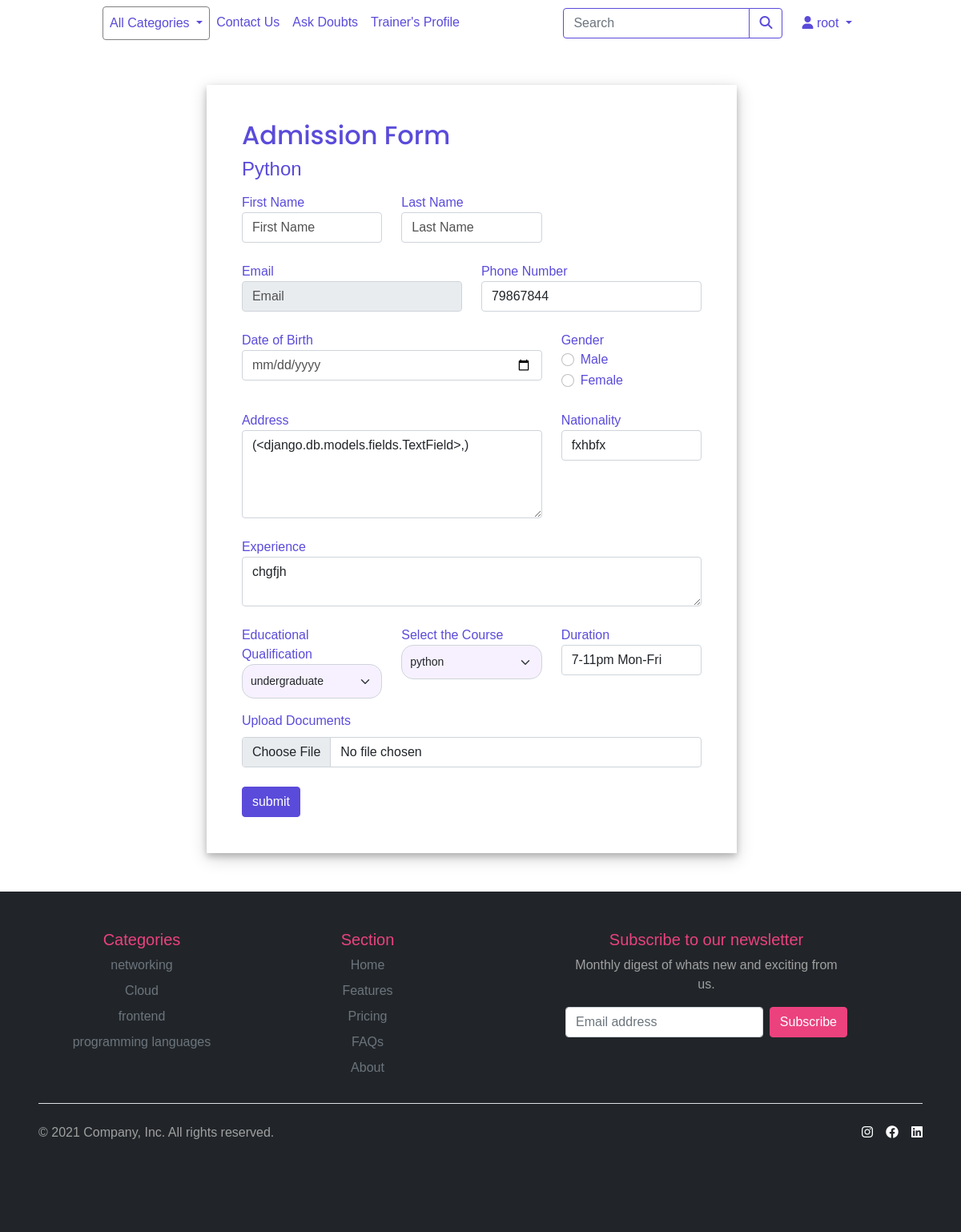
The app's page /enrollmentform/1 (signed in) with its own data.
### eduapp/models.py (models this page shows, shortened)
class CourseDetail(models.Model):
    product=models.OneToOneField(Course,on_delete=models.CASCADE)
    description=RichTextField()
    duration=models.ForeignKey(Duration,null=True,on_delete=models.DO_NOTHING)
    startdate=models.DateField()
    requirements=RichTextField(default="")
    topics=RichTextField(default="")
    lecture=models.CharField(max_length=255)
    assignment=models.CharField(max_length=50,choices=boolchoices)
    test=models.CharField(max_length=50,choices=boolchoices)

class Course(models.Model):
    name=models.CharField(max_length=100)
    category=models.ForeignKey(Category,on_delete=models.CASCADE)
    price=models.IntegerField(null=True,default=0)
    image=models.ImageField(upload_to='eduapp/images/product')
    slug=models.SlugField(max_length=255,unique=True)
    author=models.ForeignKey(Trainer,on_delete=models.CASCADE,null=True)
    discount=models.IntegerField(null=True)
    created_at=models.DateField(auto_now_add=True,null=True)
    level=models.ForeignKey(Level,on_delete=models.CASCADE,null=True)
    class Meta:
        verbose_name_plural='Courses'
    def __str__(self):
        return self.name

class UserProfile(models.Model):
    user = models.OneToOneField(User, on_delete=models.CASCADE)
    documents = models.FileField(upload_to="student/documents/")
    educational_qualification = models.CharField(max_length=100)
    experience = models.TextField()
    GENDER_CHOICES = [
        ('male', 'Male'),
        ('female', 'Female'),
        ('other', 'Other')
    ]
    gender = models.CharField(max_length=10, choices=GENDER_CHOICES)
    date_of_birth = models.DateField(null=True, blank=True)
    phone_number = models.CharField(max_length=20)
    nationality = models.CharField(max_length=100)
    address=models.TextField(default=""),

class Duration(models.Model):
    duration=models.TextField()
    def __str__(self):
        return self.duration

class Category(models.Model):
    name=models.CharField(max_length=100)
    image=models.ImageField(upload_to='eduapp/images/category')
    slug=models.SlugField(max_length=255,unique=True)
    class Meta:
        verbose_name_plural='categories'
    def get_absolute_url(self):
        return reverse('course_view',args=[self.slug])

### eduapp/views.py (the view, shortened to what this page needs)
# urls.py: path("enrollmentform/<int:id>",views.enrollmentForm,name="enrollmentForm"),
def enrollmentForm(request,id):
    quali=["SSC","HSC","undergraduate","Graduate","Postgraduate"]
    if request.user.is_authenticated:
        if id:
            product_detail=CourseDetail.objects.get(id=id)
            product_details=product_detail
        userinfo=UserProfile.objects.get(user=request.user)
        return render(request,"forms/admission.html",{'product_detail':product_details,'quali':quali,"userinfo":userinfo})
    else:
        messages.success(request,("Required to Login"))
        return redirect("login")

### eduapp/views.py (called while the page is built)
def categories(request):
    return{
        'categories':Category.objects.all()
    }

def products(request):
    return{
        'products':Course.objects.all()
    }

### eduapp/templates/forms/admission.html (shortened to what this page needs)
{% extends 'base.html' %}
{%block content %}
{% load static %}
<section id="enrollform">
    <div class="login-card m-20 text-start">
        <h2>Admission Form</h2>
        <form method="POST" enctype="multipart/form-data">
            <h4 class="text-capitalize cl-blue">{{product_detail.product}}</h4>
            <div class="row">
                <div class="col-lg-4">
                    <label for="" class="mt-2">First Name</label>
                    <input type="text" name="f-name" placeholder="First Name" class="form-control" value="{{request.user.first_name}}">
                </div>
                <div class="col-lg-4">
                    <label for="" class="mt-2">Last Name</label>
                    <input type="text" name="l-name" placeholder="Last Name" class="form-control" value="{{request.user.last_name}}">
                </div>
            </div>
            <div class="row mt-3">
                <div class="col-lg-6">
                    <label for="" class="mt-2">Email</label>
                    <input type="email" name="email" placeholder="Email" class="form-control" value="{{request.user.email}}" readonly>
                </div>
                <div class="col-lg-6">
                    <label for="" class="mt-2">Phone Number</label>
                    <input type="text" name="phone" placeholder="Phone Number" class="form-control"  value="{%if userinfo%}{{userinfo.phone_number}}{%endif%}">
                </div>
            </div>
            <div class="row mt-3">
                <div class="col-lg-8">
                    <label for="" class="mt-2">Date of Birth</label>
                    <input type="date" name="dob" placeholder="Date of Birth" class="form-control">
                </div>
                <div class="col-lg-4">
                    <label for="gender" class="mt-2">Gender</label>
                    <div class="form-check">
                        <input class="form-check-input" type="radio" name="gender" id="male" value="male">
                        <label class="form-check-label" for="flexRadioDefault1">
                            Male
                        </label>
                    </div>
                    <div class="form-check">
                        <input class="form-check-input" type="radio" name="gender" id="female" value="female">
                        <label class="form-check-label" for="flexRadioDefault2">
                            Female
                        </label>
                    </div>
                </div>
            </div>
            <div class="row mt-3">
                <div class="col-lg-8">
                    <label for="" class="mt-2">Address</label>
                    <textarea type="text" name="address" placeholder="Address" class="form-control" rows="4">{%if userinfo%}{{userinfo.address}}{%endif%}</textarea>
                </div>
                <div class="col-lg-4">
                    <label for="" class="mt-2">Nationality</label>
                    <input type="text" name="nationality" placeholder="Nationality" class="form-control" value="{%if userinfo%}{{userinfo.nationality}}{%endif%}">
                </div>
            </div>
            <div class="mt-3">
                <label for="exp" class="mt-2">Experience</label>
                <textarea type="text" name="exp" placeholder="Experience" class="form-control">{%if userinfo%}{{userinfo.experience}}{%endif%}</textarea>
            </div>
            <div class="row mt-3">
                <div class="col-lg-4">
                    <label for="qauli" class="mt-2">Educational Qualification</label>
                    <select name="qauli" id="qauli" class="form-select form-select-sm">
                        <option value="{%if userinfo%}{{userinfo.educational_qualification}}{%endif%}" class="dropdown-item">{%if userinfo%}{{userinfo.educational_qualification}}{%endif%}</option>
                    </select>
                </div>
                <div class="col-lg-4">
                    <label for="course" class="mt-2">Select the Course</label>
                    <select name="course" id="course" class="form-select form-select-sm">
                        {% for product in products %}
                        <option value="{{product}}" class="dropdown-item">{{product}}</option>
                        {% endfor %}
                    </select>
                </div>
                <div class="col-lg-4">
                    <label for="duration" class="mt-2">Duration</label>
                    <input type="text" name="duration" placeholder="Duration" class="form-control" value="{{product_detail.duration}}">
                </div>
            </div>
            <div >
                <div class="mt-3">
                    <label for="documents" class="form-label">Upload Documents</label>
                    <input class="form-control" type="file" id="documents" value="{%if userinfo.documents%}{{userinfo.documents}}{%endif%}">
                </div>
            </div>
            <input type="submit" value="submit" class="btn btn-custom-dark mt-4">
        </form>
    </div>
</section>
{% endblock %}

### eduapp/templates/base.html (shortened to what this page needs)
<!DOCTYPE html>
<html lang="en">
<head>
<link rel="stylesheet" href="https://cdnjs.cloudflare.com/ajax/libs/font-awesome/6.4.0/css/all.min.css" />
  <link href="https://cdn.jsdelivr.net/npm/bootstrap@5.0.2/dist/css/bootstrap.min.css" rel="stylesheet"
>
  {% load static %}
  <link rel="stylesheet" type="text/css" href="{% static 'css/style.css' %}" />
  <link rel="stylesheet" href="https://cdn.ckeditor.com/ckeditor5/39.2.0/classic/ckeditor.css">
</head>
<body>
  <nav class="navbar navbar-expand-lg navbar-light">
    <div class="container-fluid">
      <div class="collapse navbar-collapse" id="navbarSupportedContent">
        <ul class="navbar-nav me-auto mb-lg-0">
          <li class="nav-item dropdown border rounded nav-dropdown">
            <a class="nav-link dropdown-toggle" href="#" id="navbarDropdown" role="button" data-bs-toggle="dropdown" aria-expanded="false">
              All Categories
            </a>
          </li>
          <li class="nav-item">
            <a class="nav-link" href="{% url 'contact' %}">Contact Us</a>
          </li>
          <li class="nav-item">
            <a class="nav-link" href="{% url 'displayQuestions' %}">Ask Doubts</a>
          </li>
          <li class="nav-item">
            <a class="nav-link" href="{% url 'profile' %}">Trainer's Profile</a>
          </li>
        </ul>
        <form class="d-flex" action="{% url 'search_results' %}" method="get">
          <div class="input-group" id="search">
            <input class="form-control me-auto" type="search" placeholder="Search" aria-label="Search" name="q">
            <button id="search-button" type="submit" class="btn">
              <i class="fas fa-search"></i>
            </button>
          </div>
        </form>
        {% if request.user.is_authenticated %}
        <div class="dropdown mx-2">
          <a class="nav-link dropdown-toggle" type="button" id="dropdownMenuButton1" data-bs-toggle="dropdown" aria-expanded="false">
            <i class="fa-solid fa-user cl-blue"></i>
          <span>{{request.user}}</span>
          </a>
        </div>
        {% else %}
        <a href="{% url 'login' %}?next={{request.path}}" class="m-2 nav-link"><i class="fa-solid fa-user"></i><span> Sign In</span></a>
        {% endif %}
      </div>
    </div>
  </nav>
  {%block content %}{% endblock %}
    <footer>
      <div class="container-fluid bg-dark p-5 text-white">
      <div class="row">
        <div class="col-lg-3 col-md-3">
          <h5>Categories</h5>
          <ul class="nav flex-column">
            {% for i in categories %}
            <li class="nav-item mb-2"><a href="{{i.get_absolute_url}}" class="nav-link p-0 text-muted">{{i.name}}</a></li>
            {% endfor%}
          </ul>
        </div>
        <div class="col-lg-3 col-md-3">
          <h5>Section</h5>
          <ul class="nav flex-column">
            <li class="nav-item mb-2"><a href="#" class="nav-link p-0 text-muted">Home</a></li>
            <li class="nav-item mb-2"><a href="#" class="nav-link p-0 text-muted">Features</a></li>
            <li class="nav-item mb-2"><a href="#" class="nav-link p-0 text-muted">Pricing</a></li>
            <li class="nav-item mb-2"><a href="#" class="nav-link p-0 text-muted">FAQs</a></li>
            <li class="nav-item mb-2"><a href="#" class="nav-link p-0 text-muted">About</a></li>
          </ul>
        </div>
        <div class="col-lg-4 col-md-4 offset-lg-1">
          <form>
            <h5>Subscribe to our newsletter</h5>
            <p>Monthly digest of whats new and exciting from us.</p>
            <div class="d-flex flex-md-row flex-lg-row flex-column w-100 gap-2">
              <input id="newsletter1" type="text" class="form-control" placeholder="Email address">
              <button class="btn btn-pink" type="button">Subscribe</button>
            </div>
          </form>
        </div>
      </div>
      <div class="d-flex  flex-lg-row flex-md-row flex-column justify-content-between py-4 my-4 border-top">
        <p>&copy; 2021 Company, Inc. All rights reserved.</p>
        <ul class="list-unstyled d-flex ">
          <li class="ms-3"><i class="fa-brands fa-instagram"></i></li>
          <li class="ms-3"><i class="fa-brands fa-facebook"></i></li>
          <li class="ms-3"><i class="fa-brands fa-linkedin"></i></li>
        </ul>
      </div>
    </div>
    </footer>
</body>
</html>

### static/css/style.css (style rules this page uses)
:root { --light-blue:#edf5e1; --light-blue-dark:#5A4BDA; --light-purple:#f7f1ff; --dark-purple:#1B0A31; --success:#198754; --pink-color:#eb427e; --color-white: #ffffff; --color-light: #f1f5f8; --color-black: #252a32; --color-blue: #148cb8; --color-red: #d32f2f; --box-shadow: 0 4px 6px -1px rgba(0, 0, 0, 0.1), 0 2px 4px -1px rgba(0, 0, 0, 0.06); }
body { font-family: 'Verdana', sans-serif; text-align: center; }
h1,h2,h3 { font-family:"Poppins"; }
p { color: #a0a0a0; }
.m-20 { margin: 0 4%; padding: 4%; }
nav a { color: var(--light-blue-dark) !important; }
nav { padding:50px 100px; }
.nav-dropdown { border: 1px solid gray !important; }
#search input { background-color:none; border: 1px solid var(--light-blue-dark); }
#search-button { background-color:none; border: 1px solid var(--light-blue-dark); }
#search-button i { color: var(--light-blue-dark); }
.row { border: none; }
.btn-custom-dark { border: 1px solid var(--light-blue-dark) !important; color: white !important; background: var(--light-blue-dark); }
footer h5 { color: var(--pink-color); }
.btn-pink { border: 1px solid var(--pink-color) !important; color: white !important; background: var(--pink-color); }
.cl-blue { color: var(--light-blue-dark); }
label { color: var(--light-blue-dark); }
.login-card { width: 60%; position: relative; left: 15%; margin-top: 4%; box-shadow: 0 4px 8px 0 rgba(0, 0, 0, 0.2), 0 6px 20px 0 rgba(0, 0, 0, 0.19); }
.login-card h2 { color: var(--light-blue-dark); }
.login-card input::placeholder { color: #515151; }
input[type="date"] { color: #515151; }
#enrollform { margin: 4%; }
.form-select { background-color: var(--light-purple); padding: 10px; border-radius: 15px; }

### records on screen
CourseDetail: product "Python", duration "7-11pm Mon-Fri"
UserProfile: phone "79867844", address "(<django.db.models.fields.TextField>,)", nationality "fxhbfx", exp "chgfjh", qauli "undergraduate"
Category: name "networking"
Category: name "Cloud"
Category: name "frontend"
Category: name "programming languages"

### other values on screen
{{ request.user }} "root"
form field course "python"
